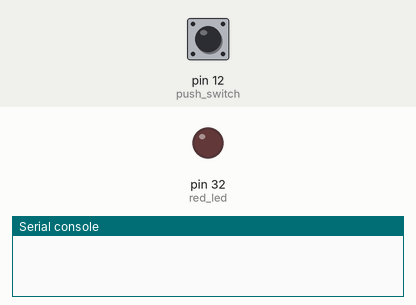
Simulated run of this program. Board: MicroPython board. Shown: output pins drawn as LEDs (lit = HIGH), the last lines printed to the serial console. Inputs (shaded band) come from the test bench; at power-on: pin 12 (push_switch) LOW.

Above: at 1.2 s.
1.3 s: pin 12 (push_switch) pulled HIGH for 0.25 s
At 1.5 s:
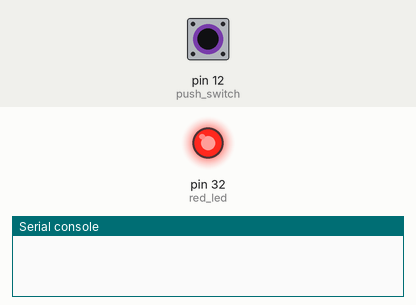
3.1 s: pin 12 (push_switch) pulled HIGH for 3.2 s
At 7.4 s:
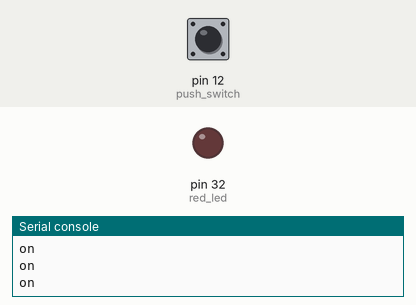
Timing chart, 0 to 8.9 s (numbered marks = the images above; inputs shaded):
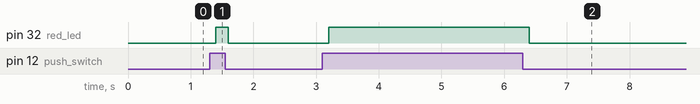

The program:

switch_test.py
```python
from machine import Pin
import time

# 핀 번호 지정
led_red_pin = 32
switch_pin = 12

# LED 핀 모드 설정
red_led = Pin(led_red_pin, Pin.OUT)

# 스위치 핀 모드 설정
push_switch = Pin(switch_pin, Pin.IN)

# 스위치 상태 감지
while True:
    if push_switch.value() == 1:
        red_led.value(1)
        time.sleep(0.2)
        print("on")
    else:
        red_led.value(0)
        time.sleep(0.2)
```

Measured:
- after the input at 1.3 s, pin 32 (red_led): LOW → HIGH after 0.10 s, → LOW 0.20 s later
- after the input at 3.1 s, pin 32 (red_led): LOW → HIGH after 0.10 s, → LOW 3.2 s later
